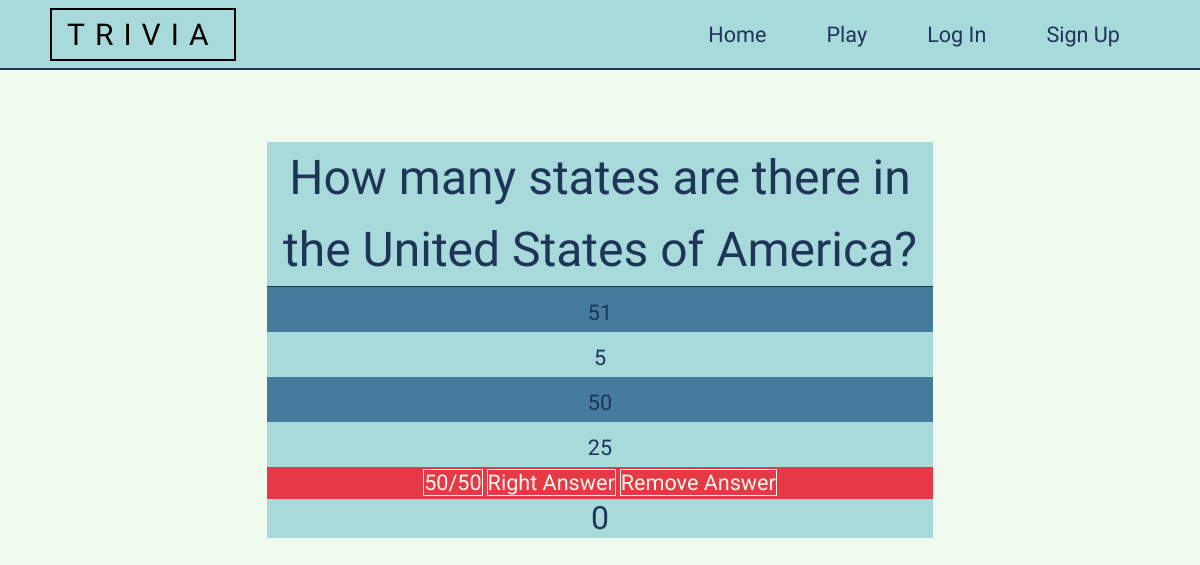
Screenshot of /game/play/ with the database file from the repository.
### questions/models.py (models this page shows, shortened)
class Questions(models.Model):
    author = models.ForeignKey(ProfileUser, on_delete=models.CASCADE)
    question = models.CharField(max_length=350)
    correct_answer = models.CharField(max_length=150)
    answer1 = models.CharField(max_length=150)
    answer2 = models.CharField(max_length=150)
    answer3 = models.CharField(max_length=150)
    level = models.ForeignKey(Level, on_delete=models.CASCADE, blank=False)
    checked = models.PositiveIntegerField(validators=[MinValueValidator(0), MaxValueValidator(1)], default=0)

### game/views.py (the view)
# urls.py: path('play/', views.GameTactics.start_game, name='play'),
    def start_game(request):
        GameTactics.played_questions_pks = []  # setting variable to its default value
        GameTactics.points = 0  # setting variable to its default value
        GameTactics.ff_display = True  # setting variable to its default value
        GameTactics.ra_display = True  # setting variable to its default value
        GameTactics.remove_display = True  # setting variable to its default value
        while True:
            random_number = random.randint(1, Questions.objects.all().filter(checked=1, level=Level.objects.get(pk=1))
                                           .count())  # getting random number from 1 to Questions DB's length
            if random_number in GameTactics.played_questions_pks:  # checking if the number is not already chosen
                continue
            else:
                GameTactics.played_questions_pks.append(random_number)  # appending the number(pk) to played ones
                question = Questions.objects.get(pk=random_number)  # getting random question
                answers = [question.answer1, question.answer2, question.answer3, question.correct_answer]
                random.shuffle(answers)  # shuffling so not to guess
                return render_to_response('play_game.html', {'playing_question': question, 'answers': answers,
                                                             'user': request.user, 'points': GameTactics.points,
                                                             'ff_display': GameTactics.ff_display,
                                                             'ra_display': GameTactics.ra_display,
                                                             'remove_display': GameTactics.remove_display})

### game/templates/play_game.html
{% extends 'index.html' %}
{% block 'body' %}
<div class="gameContainer">
    <div class="questionContainer">
        {{ playing_question.question }}
    </div>
    <div class="answersContainer">
        {% for ans in answers %}
        {% if playing_question.correct_answer == ans %}
        <div class="answer">
           <a href="{% url 'next-question' pk=playing_question.id correct=1 %}">{{ ans }}</a>
        </div>
        {% else %}
        <div class="answer">
           <a href="{% url 'next-question' pk=playing_question.id correct=0 %}">{{ ans }}</a>
        </div>
        {% endif %}
        {% endfor %}
    </div>
    <div class="jokers">
        {% if ff_display %}
        <a href="{% url 'fifty-fifty' playing_question.id %}">50/50</a>
        {% endif %}
        {% if ra_display %}
        <a href="{% url 'right-answer' playing_question.id %}">Right Answer</a>
        {% endif %}
        {% if remove_display %}
        <a href="{% url 'remove-answer' playing_question.id %}">Remove Answer</a>
        {% endif %}
    </div>
    <h2>{{ points }}</h2>
</div>
{% endblock %}

### common/static/common.css (style rules this page uses)
* { -webkit-box-sizing: border-box; -moz-box-sizing: border-box; box-sizing: border-box; margin:0; padding: 0; }
body { background-color: #556676; margin: 0; padding: 0; }
a { text-decoration: none; color:black; font-size: 1.8vw; }

### accounts/static/accounts.css (style rules this page uses)
* { font-family: 'Stylish', sans-serif; color: #1D3557; }
body { background-color: #F1FAEE; }
a { color: #1D3557; }

### game/static/play.css (style rules this page uses)
.gameContainer { margin-top: 6vw; margin-left: 20%; width: 60%; height: max-content; background-color: #A8DADC; text-align: center; }
.questionContainer { width: 100%; height: max-content; border-bottom: solid 0.1vw #1D3557; text-align: center; font-size: 4vw; vertical-align: middle; }
.answersContainer { width: 100%; height: max-content; text-align: center; background-color: #457B9D; }
.answer:nth-child(1) { background-color: #457B9D; }
.answer:nth-child(3) { background-color: #457B9D; }
.answer { font-size: 2.5vw; height: max-content; width: 100%; text-align: center; background-color: #A8DADC; }
.jokers { background-color: #E63946; height: max-content; padding: 0; }
.jokers a { color: #F1FAEE; border: solid 0.1vw #F1FAEE; margin: 0; }

### rows the page displays
Questions: question "How many states are there in the United States of America?", answers "51" "25", answers "50"

### other values shown
{{ ans }} "5"
{{ points }} "0"
